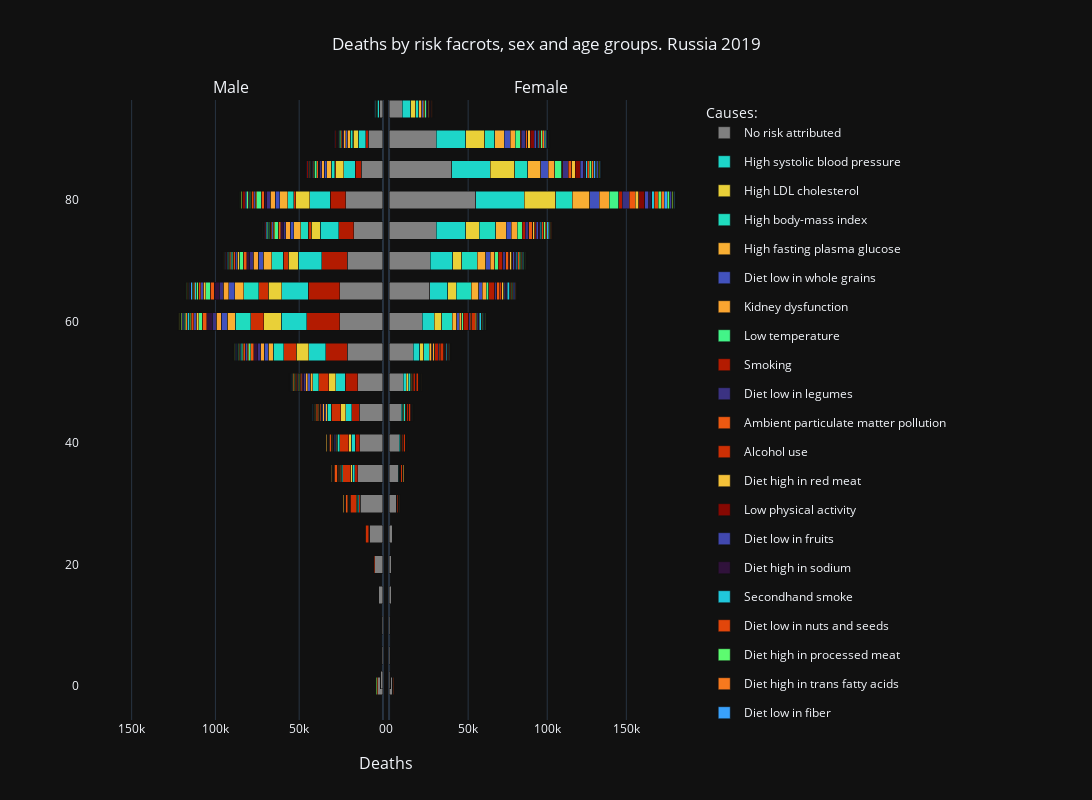

Notebook cell for this chart:
### Code cell
fig = make_subplots(
    rows=1, cols=2,
    subplot_titles=['Male', 'Female'],
    x_title='Deaths',
    shared_yaxes=True,
    shared_xaxes=True,
    vertical_spacing=0.01,
    horizontal_spacing=0.01
)

for sex_name, sex_id in zip(['Male', 'Female'], [1,2]):

    deaths_no_risk_attributed = (
        deaths_by_causes
        .query('sex_id == @sex_id')
        .groupby(by=['age_group_start'])
        ['val'].sum()
        .sort_index()
    ) - (
        risk_factors
        .query('sex_id == @sex_id and rei_name == "All risk factors"')
        .groupby(by=['age_group_start'])
        [['val']].sum()
        .sort_index()
        ['val'].values
    )

    fig.add_trace(
        go.Bar(
            y=deaths_no_risk_attributed.index,
            x=deaths_no_risk_attributed.values,
            name='No risk attributed',
            showlegend=True if sex_name == 'Female' else False,
            legendgroup='No risk attributed',
            marker=dict(color='gray'),
            width=2.9,
            orientation='h',
            hovertemplate=("Age: %{y}<br>No risk attributed<br>Deaths:%{x}<extra></extra>")
        ),
        col=2 if sex_name == 'Female' else 1,
        row=1
    )

    fig.add_trace(
        go.Scatter(
            y=[0],
            x=[170000],
            marker=dict(opacity=0.00001, size=0.0001),
            showlegend=False,
        )
    )

    for rei_name in (
        risk_factors_impact
        .query('sex_id == @sex_id')
        .groupby(by='rei_name')
        .val.sum()
        .sort_values(ascending=False).index
    ):
        data_to_plot = (
            risk_factors_impact
            .query('sex_id == @sex_id and rei_name == @rei_name')
            .sort_values(by='age_group_start')
        )

        fig.add_trace(
            go.Bar(
                y=data_to_plot['age_group_start'],
                x=data_to_plot['val'],
                name=rei_name,
                showlegend=True if sex_name == 'Female' else False,
                legendgroup=rei_name,
                marker=dict(color=rei_color_map[rei_name]),
                width=2.9,
                orientation='h',
                hovertemplate=("Age: %{y}<br>"f"Risk:{rei_name}<br>""Deaths:%{x}<extra></extra>")
            ),
            col=2 if sex_name == 'Female' else 1,
            row=1
        )

    fig.update_layout(xaxis_range=[0, 170000])


fig.update_layout(
    height=800,
    width=1400,
    barmode='stack',
    template='plotly_dark',
    title=dict(
        text=f'Deaths by risk facrots, sex and age groups. {country} {year}',
        x=0.5
    ),
    xaxis_autorange='reversed',    
    legend=dict(
        title=dict(text='Causes:')
    ),
    bargap=0.01,bargroupgap=0.0
)
fig.show()
